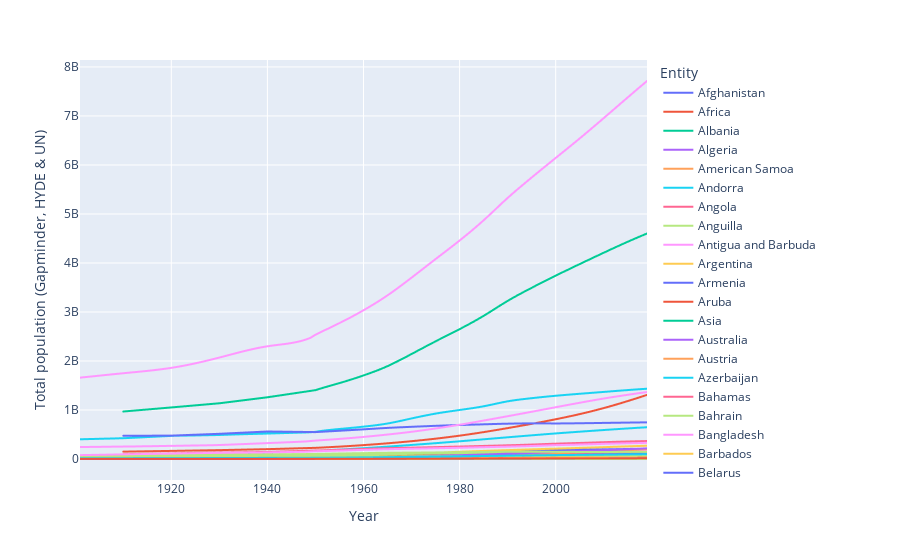

The notebook cell saved with this chart:
### Code cell
#Try plotting data, eventually narrowing to recent history
# Note: Includes Entities Which are not countries, e.g Africa
px.line(pop.query("Year > 1900"), x = "Year", y = "Total population (Gapminder, HYDE & UN)", color = "Entity")
